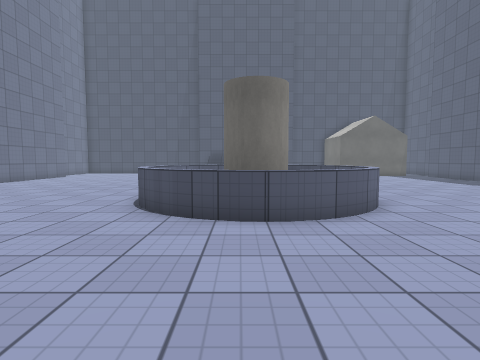
view 1 (above)

24 first-person views from a walk through a Unity game level. The camera is 1.2 m above the floor, tilts 4° down and sees 80° across. The floor is counted in squares, 1 m on a side. Each view is taken from the middle of a square. On the plan, view 1 faces up. The plan holds only what a view shows up to about 13 squares ahead; the rest is blank. The player character is not drawn. Surface patterns are stand-ins for the level's own textures.

view 2
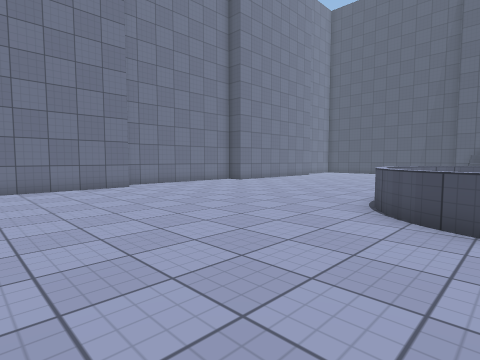

view 3
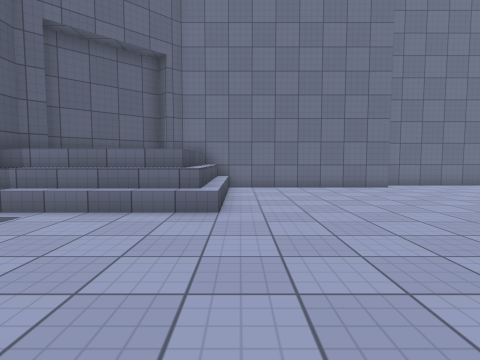

view 4
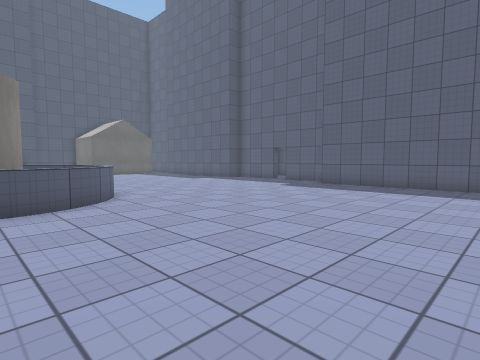

view 5
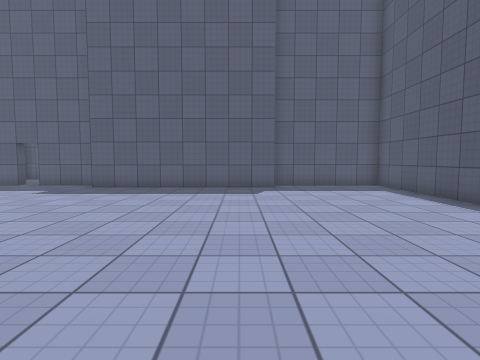

view 6
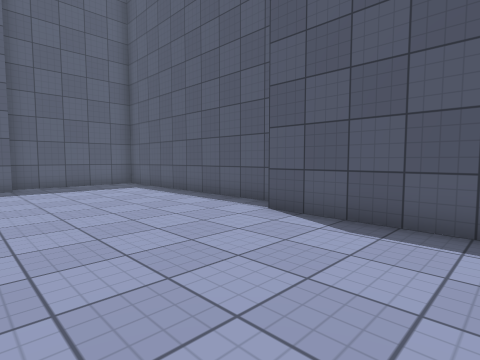

view 7
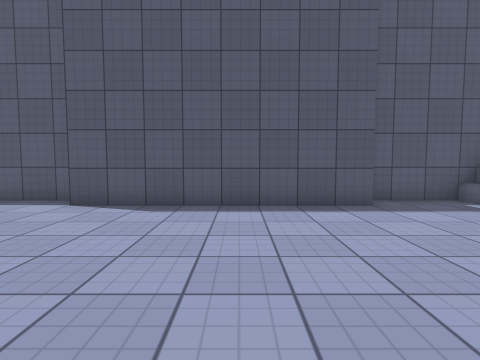

view 8
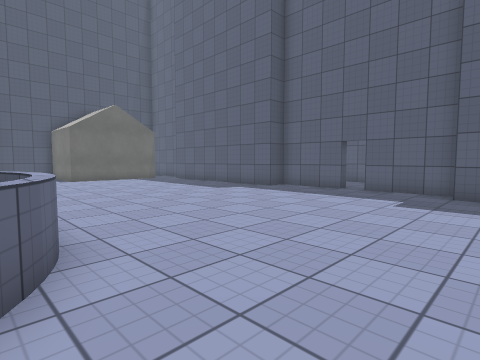

view 9
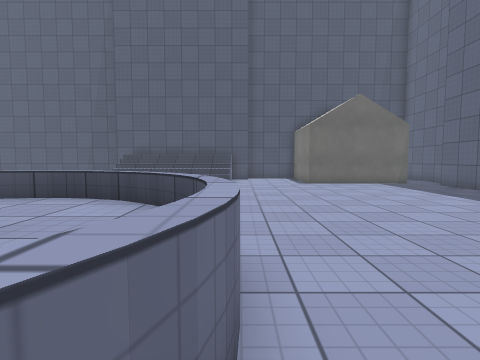

view 10
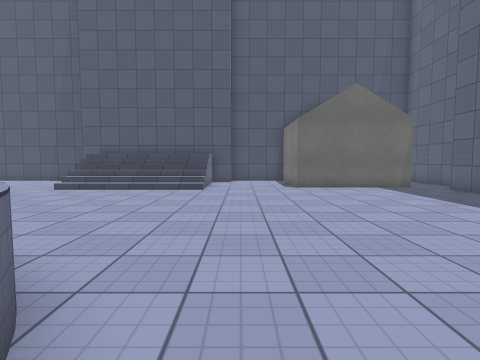

view 11
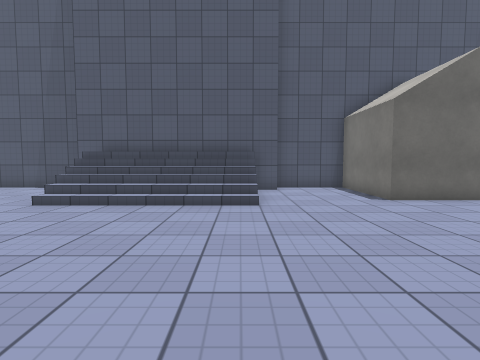

view 12
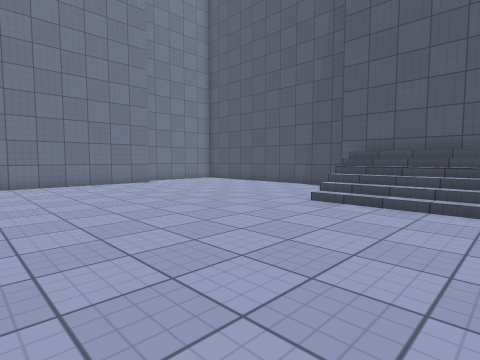

view 13
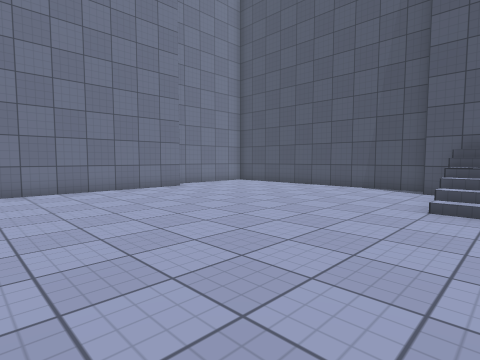

view 14
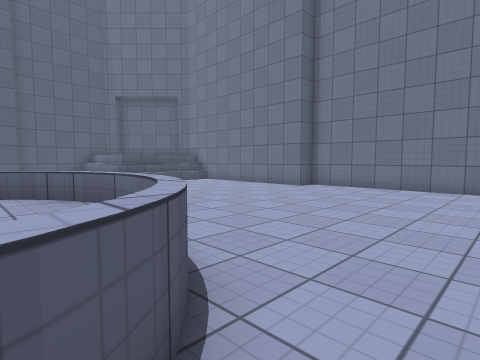

view 15
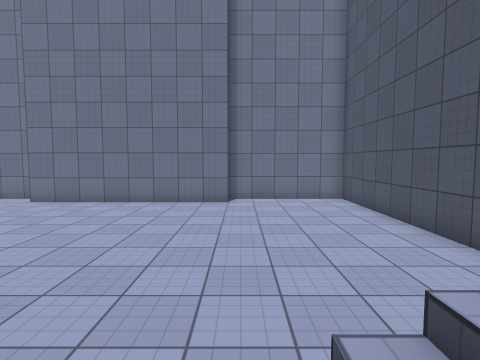

view 16
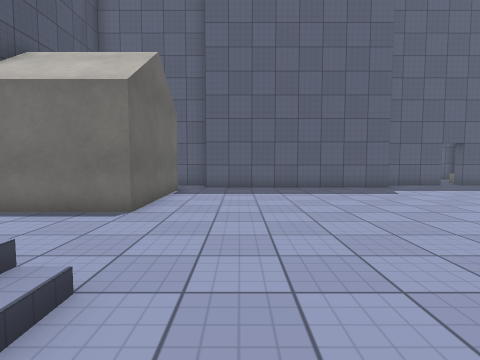

view 17
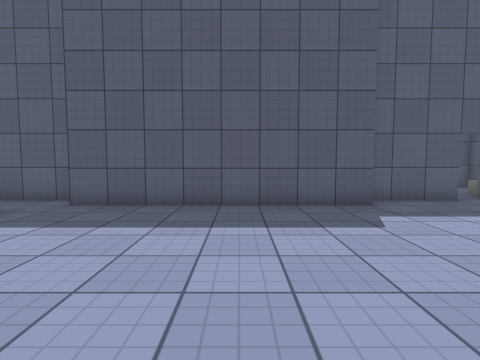

view 18
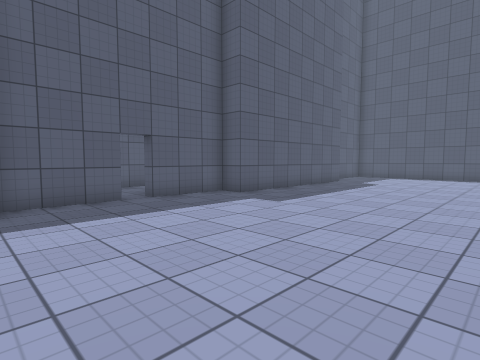

view 19
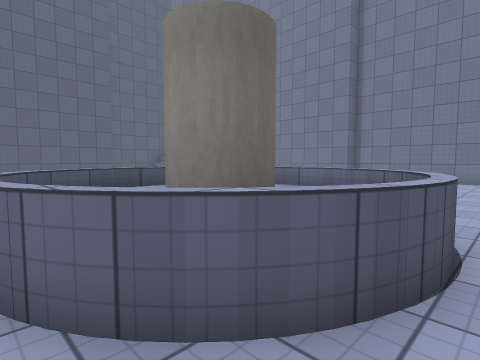

view 20
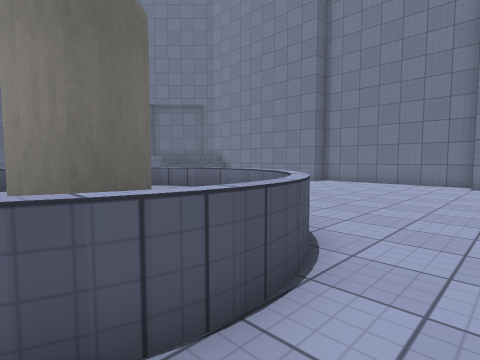

view 21
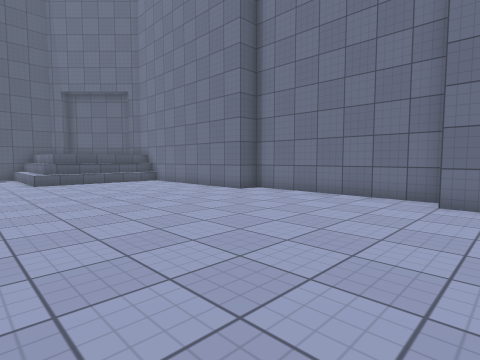

view 22
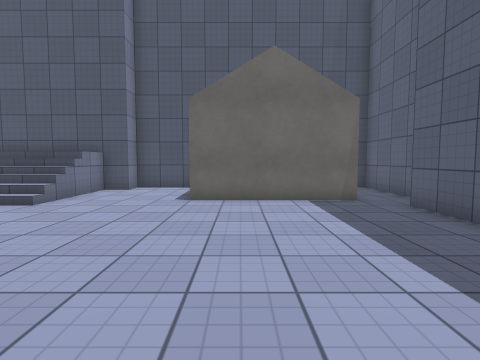

view 23
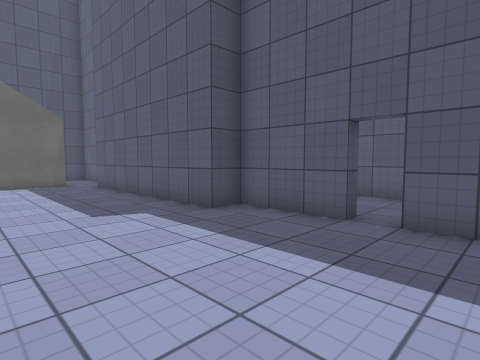

view 24
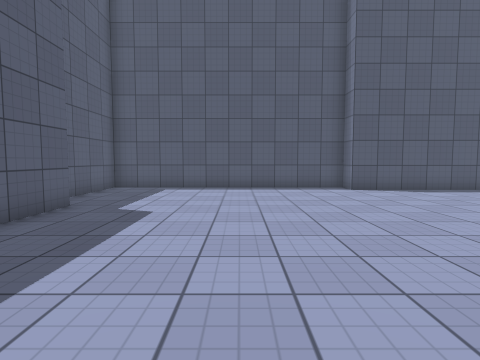

### Floor plan
Key: @ floor where view 1 was taken; # wall or solid block; . floor; / step, stairs or slope; ^ raised ledge.
Columns run from 14 left of view 1 to 19 right of it. Each row starts with its distance up from view 1.
 26 ############      #####     ##
 25 #..........########...#     .#
 24 #...........      ....#     .#
 23 #...........//////....#    ..#
 22 #...........//////....#####..#
 21 #...........//////...........#
 20 ##..........................##
 19  #..........................#
 18  #..........................#
 17  #..........................#
 16  #..........................#
 15  #..........................#
 14  #..........................#
 13 ##..........................##
 12 #............^^^^............#
 11 #...........^ ^^^^...........#  .#
 10 #..........^^ ##^^^..........#...#
  9 #..........^^^##^ ^..............#
  8 #..........^^^## ^^..........#...#
  7 #...........^  ^ ^...........# ..#
  6 #............^^^^............#  ##
  5 ##..........................##
  4  #..........................#
  3  #..........................#
  2  #..........................#
  1  #..........................#
  0  #............@.............#
 -1  #..........................#
 -2  #//////....................##
 -3  #     /.....................#
 -4  ##    /.....................#
 -5  ##    /.....................#
 -6   ##   /.....................#
 -7    ### /...########..........#
 -8      #######      ############

Where each view was taken, in squares from view 1:
view 1: 0 up, 0 right, facing up
view 2: 0 up, 0 right, facing up-left
view 3: 1 down, 0 right, facing left
view 4: 2 down, 0 right, facing up-right
view 5: 1 down, 1 right, facing right
view 6: 1 down, 0 right, facing down-right
view 7: 1 up, 0 right, facing down
view 8: 4 up, 3 right, facing up-right
view 9: 7 up, 4 right, facing up
view 10: 9 up, 5 right, facing up
view 11: 13 up, 3 right, facing up
view 12: 13 up, 2 right, facing up-left
view 13: 13 up, 1 left, facing up-left
view 14: 13 up, 1 left, facing down-left
view 15: 21 up, 1 left, facing left
view 16: 19 up, 1 right, facing right
view 17: 16 up, 6 right, facing right
view 18: 13 up, 6 right, facing down-right
view 19: 13 up, 4 right, facing down-left
view 20: 14 up, 2 right, facing down-left
view 21: 14 up, 4 left, facing down-left
view 22: 13 up, 9 right, facing up
view 23: 7 up, 9 right, facing up-right
view 24: 5 up, 9 right, facing down
